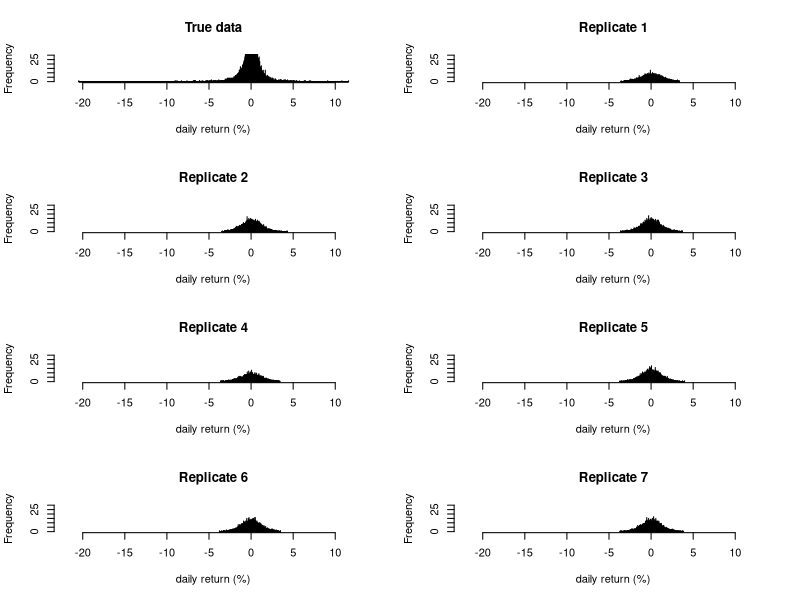

This figure's R source:
library(MCMCpack)
X = read.csv("sp_tot_ret_price_1950.csv")
head(X)
n = nrow(X)
x = na.omit(X[,4]) *100
graphics.off()

par(mfrow = c(4, 2))
hist(x, br = 10000, ylim = c(0, 30), xlim = c(-22, 13),
     main = "True data", xlab = "daily return (%)")
s = sd(x)
xbar = mean(x)

for (r in 1 : 7){
  theta = rnorm(1, xbar, s / sqrt(n))
  sigsq = rinvgamma(1, (n - 1) / 2, (n - 1) * s^2 / 2)
  xrep = rnorm(n, theta, sigsq)
  hist(xrep, br = 10000, ylim = c(0, 30), xlim = c(-22, 13), 
       main = paste("Replicate", r), xlab = "daily return (%)")
  
}
